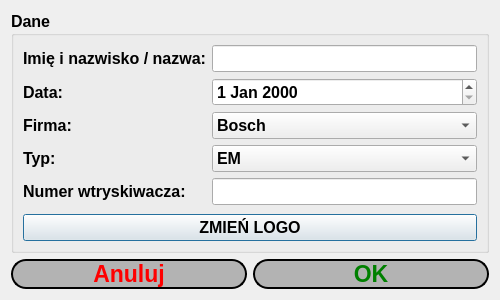
<?xml version="1.0" encoding="UTF-8"?>
<ui version="4.0">
 <class>PrintingFormDialog</class>
 <widget class="QDialog" name="PrintingFormDialog">
  <property name="geometry">
   <rect>
    <x>0</x>
    <y>0</y>
    <width>500</width>
    <height>300</height>
   </rect>
  </property>
  <property name="minimumSize">
   <size>
    <width>500</width>
    <height>300</height>
   </size>
  </property>
  <property name="maximumSize">
   <size>
    <width>500</width>
    <height>300</height>
   </size>
  </property>
  <property name="font">
   <font>
    <pointsize>12</pointsize>
    <weight>75</weight>
    <bold>true</bold>
   </font>
  </property>
  <layout class="QGridLayout" name="gridLayout_2">
   <item row="0" column="0">
    <widget class="QGroupBox" name="groupBox">
     <property name="title">
      <string>Dane</string>
     </property>
     <layout class="QGridLayout" name="gridLayout">
      <item row="0" column="0">
       <layout class="QFormLayout" name="formLayout">
        <property name="fieldGrowthPolicy">
         <enum>QFormLayout::AllNonFixedFieldsGrow</enum>
        </property>
        <item row="0" column="0">
         <widget class="QLabel" name="label">
          <property name="font">
           <font>
            <pointsize>12</pointsize>
           </font>
          </property>
          <property name="text">
           <string>Imię i nazwisko / nazwa:</string>
          </property>
         </widget>
        </item>
        <item row="0" column="1">
         <widget class="QLineEdit" name="nameLine">
          <property name="font">
           <font>
            <pointsize>12</pointsize>
           </font>
          </property>
         </widget>
        </item>
        <item row="1" column="0">
         <widget class="QLabel" name="label_2">
          <property name="font">
           <font>
            <pointsize>12</pointsize>
           </font>
          </property>
          <property name="text">
           <string>Data:</string>
          </property>
         </widget>
        </item>
        <item row="1" column="1">
         <widget class="QDateEdit" name="dateEdit">
          <property name="font">
           <font>
            <pointsize>12</pointsize>
           </font>
          </property>
         </widget>
        </item>
        <item row="2" column="0">
         <widget class="QLabel" name="label_3">
          <property name="font">
           <font>
            <pointsize>12</pointsize>
           </font>
          </property>
          <property name="text">
           <string>Firma:</string>
          </property>
         </widget>
        </item>
        <item row="2" column="1">
         <widget class="QComboBox" name="companyBox">
          <property name="font">
           <font>
            <pointsize>12</pointsize>
           </font>
          </property>
          <item>
           <property name="text">
            <string>Bosch</string>
           </property>
          </item>
          <item>
           <property name="text">
            <string>Siemens</string>
           </property>
          </item>
          <item>
           <property name="text">
            <string>Denso</string>
           </property>
          </item>
          <item>
           <property name="text">
            <string>Delphi</string>
           </property>
          </item>
         </widget>
        </item>
        <item row="3" column="0">
         <widget class="QLabel" name="label_4">
          <property name="font">
           <font>
            <pointsize>12</pointsize>
           </font>
          </property>
          <property name="text">
           <string>Typ:</string>
          </property>
         </widget>
        </item>
        <item row="3" column="1">
         <widget class="QComboBox" name="typeBox">
          <property name="font">
           <font>
            <pointsize>12</pointsize>
           </font>
          </property>
          <item>
           <property name="text">
            <string>EM</string>
           </property>
          </item>
          <item>
           <property name="text">
            <string>Piezo</string>
           </property>
          </item>
         </widget>
        </item>
        <item row="4" column="0">
         <widget class="QLabel" name="label_5">
          <property name="font">
           <font>
            <pointsize>12</pointsize>
           </font>
          </property>
          <property name="text">
           <string>Numer wtryskiwacza:</string>
          </property>
         </widget>
        </item>
        <item row="4" column="1">
         <widget class="QLineEdit" name="numberLine">
          <property name="font">
           <font>
            <pointsize>12</pointsize>
           </font>
          </property>
         </widget>
        </item>
       </layout>
      </item>
      <item row="1" column="0">
       <widget class="QPushButton" name="pushButton">
        <property name="text">
         <string>ZMIEŃ LOGO</string>
        </property>
        <property name="icon">
         <iconset resource="resources.qrc">
          <normaloff>:/icons/icon_23.png</normaloff>:/icons/icon_23.png</iconset>
        </property>
        <property name="iconSize">
         <size>
          <width>36</width>
          <height>37</height>
         </size>
        </property>
       </widget>
      </item>
     </layout>
    </widget>
   </item>
   <item row="1" column="0">
    <layout class="QHBoxLayout" name="horizontalLayout">
     <item>
      <widget class="QPushButton" name="cancelButton">
       <property name="sizePolicy">
        <sizepolicy hsizetype="Minimum" vsizetype="Fixed">
         <horstretch>0</horstretch>
         <verstretch>0</verstretch>
        </sizepolicy>
       </property>
       <property name="font">
        <font>
         <pointsize>17</pointsize>
         <weight>75</weight>
         <bold>true</bold>
        </font>
       </property>
       <property name="styleSheet">
        <string notr="true">background-color: #b3b3b3;
border-radius: 15px;
border-width: 2px;
border-color: black;
border-style: outset;
color: red;</string>
       </property>
       <property name="text">
        <string>Anuluj</string>
       </property>
      </widget>
     </item>
     <item>
      <widget class="QPushButton" name="okButton">
       <property name="sizePolicy">
        <sizepolicy hsizetype="Minimum" vsizetype="Fixed">
         <horstretch>0</horstretch>
         <verstretch>0</verstretch>
        </sizepolicy>
       </property>
       <property name="font">
        <font>
         <pointsize>17</pointsize>
         <weight>75</weight>
         <bold>true</bold>
        </font>
       </property>
       <property name="styleSheet">
        <string notr="true">background-color: #b3b3b3;
border-radius: 15px;
border-width: 2px;
border-color: black;
border-style: outset;
color: green;</string>
       </property>
       <property name="text">
        <string>OK</string>
       </property>
      </widget>
     </item>
    </layout>
   </item>
  </layout>
 </widget>
 <resources>
  <include location="resources.qrc"/>
 </resources>
 <connections/>
</ui>
